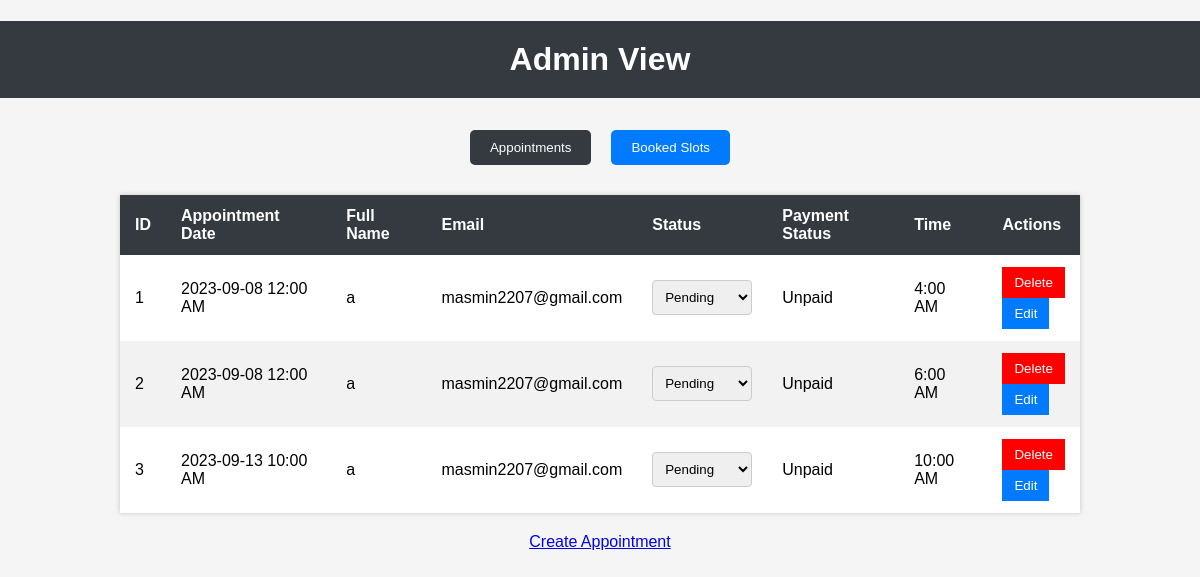
The page /admin_view (signed in) on the database as committed earlier.
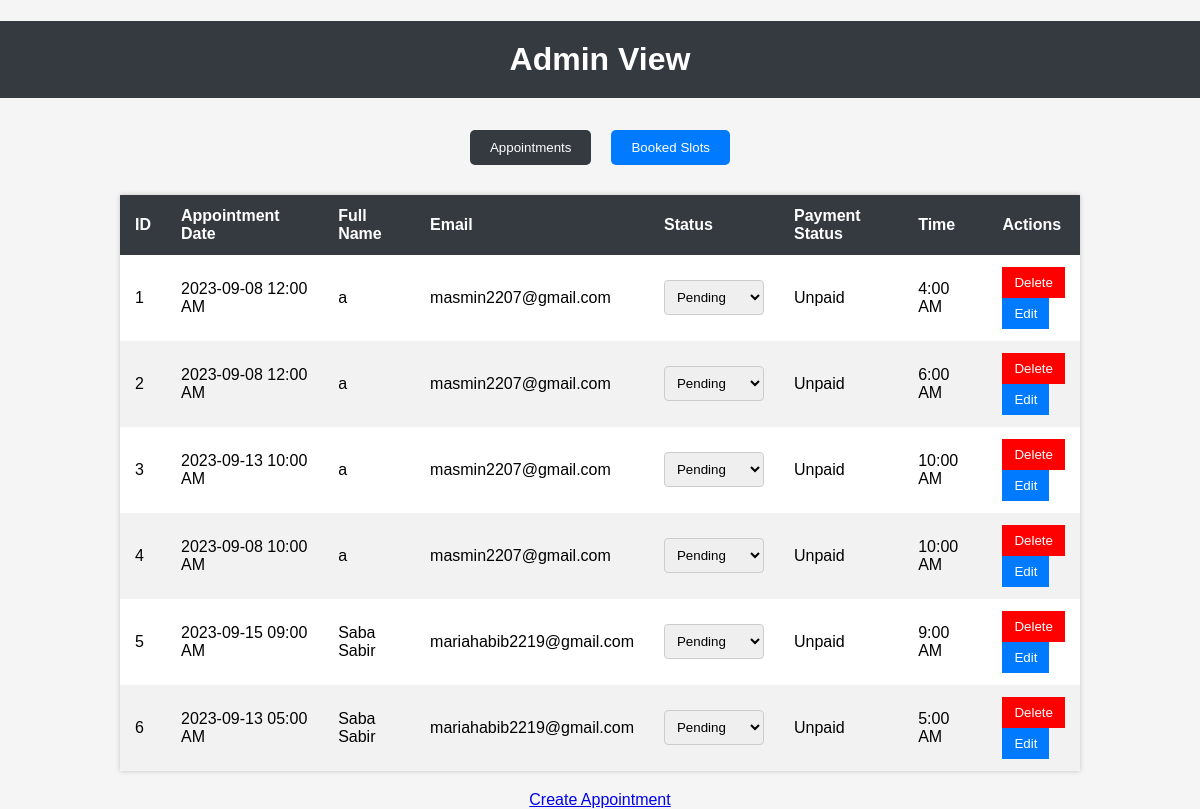
The same page on the database as committed later.
### app.py (models this page shows)
class Appointment(db.Model):
    id = db.Column(db.Integer, primary_key=True)
    full_name = db.Column(db.String)
    email = db.Column(db.String)
    status = db.Column(db.String)
    payment_status = db.Column(db.String)
    date = db.Column(db.DateTime)
    start_time = db.Column(db.String)  # Change the type to String
    end_time = db.Column(db.String)

### app.py (the view, shortened to what this page needs)
@app.route('/admin_view', methods=['GET', 'POST'])
def admin_view():
    if 'admin_authenticated' not in session or not session['admin_authenticated']:
        return redirect(url_for('login'))
    appointments = Appointment.query.all()
    booked_slots = BookedSlot.query.all()
    return render_template('admin_view.html', appointments=appointments , booked_slots= booked_slots)

### templates/admin_view.html (shortened to what this page needs)
<!DOCTYPE html>
<html>
<head>
</head>
<body>
    <h1>Admin View</h1>
    <div class="tab-container">
        <button class="tab-button active" onclick="showTab('appointments')">Appointments</button>
        <button class="tab-button" onclick="showTab('bookedSlots')">Booked Slots</button>
    </div>
    <div class="tab-content active" id="appointmentsTab">
        <table>
            <thead>
                <tr>
                    <th>ID</th>
                    <th>Appointment Date</th>
                    <th>Full Name</th>
                    <th>Email</th>
                    <th>Status</th>
                    <th>Payment Status</th>
                    <th>Time</th>
                    <th>Actions</th>
                </tr>
            </thead>
            <tbody>
                {% for appointment in appointments %}
                <tr>
                    <td>{{ appointment.id }}</td>
                    <td>{{ appointment.date.strftime('%Y-%m-%d %I:%M %p') }}</td>
                    <td>{{ appointment.full_name }}</td>
                    <td>{{ appointment.email }}</td>
                    <td>
                        <select name="appointment_status">
                            <option value="pending" {% if appointment.status == 'pending' %}selected{% endif %}>Pending</option>
                        </select>
                    </td>
                    <td>{{ appointment.payment_status }}</td>
                    <td>{{ appointment.start_time }}</td>
                    <td>
                        <form method="POST" action="{{ url_for('admin_view') }}">
                            <button type="submit" id="delete_button" name="action" value="delete" class="delete_button">Delete</button>
                        </form>
                        <form method="GET" action="{{ url_for('edit_appointment', appointment_id=appointment.id) }}">
                            <button type="submit">Edit</button>
                        </form>
                    </td>
                </tr>
                {% endfor %}
            </tbody>
        </table>
    </div>
    <a href="{{ url_for('create_appointment') }}">Create Appointment</a>
</body>
</html>

### templates/admin_view.html (style rules this page uses)
body { font-family: Arial, sans-serif; margin: 0; padding: 0; background-color: #f5f5f5; }
h1 { text-align: center; padding: 20px; background-color: #343a40; color: #fff; }
table { margin: 20px auto; border-collapse: collapse; width: 80%; background-color: #fff; box-shadow: 0px 0px 5px 0px rgba(0, 0, 0, 0.2); }
th, td { padding: 12px 15px; text-align: left; }
th { background-color: #343a40; color: #fff; }
tr:nth-child(even) { background-color: #f2f2f2; }
select { padding: 8px; border: 1px solid #ccc; border-radius: 4px; }
button { padding: 8px 12px; border: none; background-color: #007bff; color: #fff; cursor: pointer; }
.delete_button { background-color: red !important; }
a { display: block; text-align: center; margin-top: 20px; }
.tab-container { display: flex; justify-content: center; }
.tab-button { padding: 10px 20px; margin: 10px; border: none; background-color: #007bff; color: #fff; cursor: pointer; border-radius: 5px; }
.tab-button.active { background-color: #343a40; }
.tab-content { display: none; }
.tab-content.active { display: block; }

Rows that differ between the two databases and show on the page:
added Appointment: id "4", date "2023-09-08 10:00 AM", full_name "a", email "masmin2207@gmail.com", payment_status "Unpaid", start_time "10:00 AM"
added Appointment: id "5", date "2023-09-15 09:00 AM", full_name "Saba Sabir", email "mariahabib2219@gmail.com", payment_status "Unpaid", start_time "9:00 AM"
added Appointment: id "6", date "2023-09-13 05:00 AM", full_name "Saba Sabir", email "mariahabib2219@gmail.com", payment_status "Unpaid", start_time "5:00 AM"
